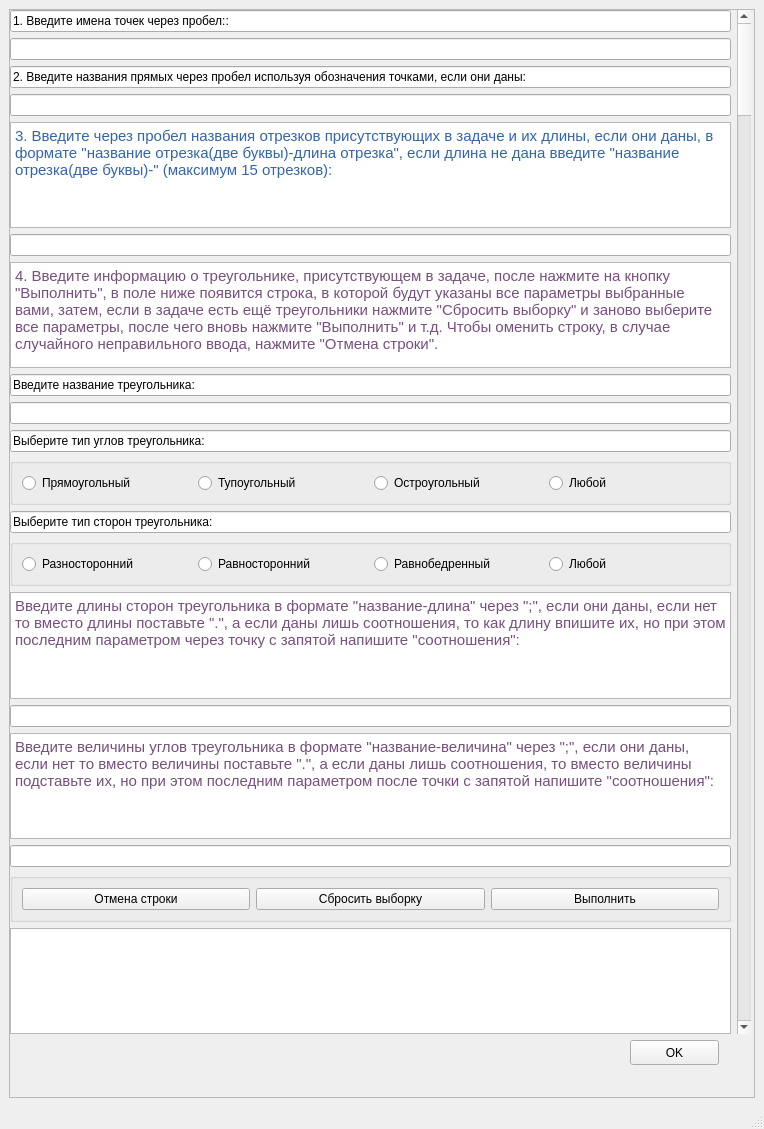
<?xml version="1.0" encoding="UTF-8"?>
<ui version="4.0">
 <class>MainWindow</class>
 <widget class="QMainWindow" name="MainWindow">
  <property name="geometry">
   <rect>
    <x>0</x>
    <y>0</y>
    <width>764</width>
    <height>1129</height>
   </rect>
  </property>
  <property name="windowTitle">
   <string>MainWindow</string>
  </property>
  <widget class="QWidget" name="centralwidget">
   <layout class="QHBoxLayout" name="horizontalLayout">
    <item>
     <widget class="QScrollArea" name="scrollArea">
      <property name="widgetResizable">
       <bool>true</bool>
      </property>
      <widget class="QWidget" name="scrollAreaWidgetContents">
       <property name="geometry">
        <rect>
         <x>0</x>
         <y>0</y>
         <width>744</width>
         <height>1065</height>
        </rect>
       </property>
       <widget class="QWidget" name="horizontalLayoutWidget">
        <property name="geometry">
         <rect>
          <x>0</x>
          <y>0</y>
          <width>741</width>
          <height>1024</height>
         </rect>
        </property>
        <layout class="QHBoxLayout" name="horizontalLayout_4">
         <item>
          <layout class="QVBoxLayout" name="verticalLayout">
           <item>
            <layout class="QVBoxLayout" name="verticalLayout_4">
             <item>
              <layout class="QVBoxLayout" name="verticalLayout_2">
               <item>
                <widget class="QLineEdit" name="lineEdit_2">
                 <property name="text">
                  <string>1. Введите имена точек через пробел::</string>
                 </property>
                 <property name="readOnly">
                  <bool>true</bool>
                 </property>
                </widget>
               </item>
               <item>
                <widget class="QLineEdit" name="names_of_p"/>
               </item>
              </layout>
             </item>
             <item>
              <widget class="QLineEdit" name="lineEdit_4">
               <property name="text">
                <string>2. Введите названия прямых через пробел используя обозначения точками, если они даны:</string>
               </property>
               <property name="readOnly">
                <bool>true</bool>
               </property>
              </widget>
             </item>
             <item>
              <widget class="QLineEdit" name="names_of_s"/>
             </item>
            </layout>
           </item>
           <item>
            <layout class="QVBoxLayout" name="verticalLayout_6">
             <item>
              <layout class="QVBoxLayout" name="verticalLayout_5">
               <item>
                <widget class="QTextEdit" name="textEdit">
                 <property name="readOnly">
                  <bool>true</bool>
                 </property>
                 <property name="html">
                  <string>&lt;!DOCTYPE HTML PUBLIC &quot;-//W3C//DTD HTML 4.0//EN&quot; &quot;http://www.w3.org/TR/REC-html40/strict.dtd&quot;&gt;
&lt;html&gt;&lt;head&gt;&lt;meta name=&quot;qrichtext&quot; content=&quot;1&quot; /&gt;&lt;style type=&quot;text/css&quot;&gt;
p, li { white-space: pre-wrap; }
&lt;/style&gt;&lt;/head&gt;&lt;body style=&quot; font-family:'Ubuntu'; font-size:11pt; font-weight:400; font-style:normal;&quot;&gt;
&lt;p style=&quot; margin-top:0px; margin-bottom:0px; margin-left:0px; margin-right:0px; -qt-block-indent:0; text-indent:0px;&quot;&gt;&lt;span style=&quot; color:#3465a4;&quot;&gt;3. Введите через пробел названия отрезков присутствующих в задаче и их длины, если они даны, в формате &amp;quot;название отрезка(две буквы)-длина отрезка&amp;quot;, если длина не дана введите &amp;quot;название отрезка(две буквы)-&amp;quot; (максимум 15 отрезков):&lt;/span&gt;&lt;/p&gt;&lt;/body&gt;&lt;/html&gt;</string>
                 </property>
                </widget>
               </item>
               <item>
                <widget class="QLineEdit" name="linesegments"/>
               </item>
              </layout>
             </item>
             <item>
              <widget class="QTextEdit" name="textEdit_2">
               <property name="readOnly">
                <bool>true</bool>
               </property>
               <property name="html">
                <string>&lt;!DOCTYPE HTML PUBLIC &quot;-//W3C//DTD HTML 4.0//EN&quot; &quot;http://www.w3.org/TR/REC-html40/strict.dtd&quot;&gt;
&lt;html&gt;&lt;head&gt;&lt;meta name=&quot;qrichtext&quot; content=&quot;1&quot; /&gt;&lt;style type=&quot;text/css&quot;&gt;
p, li { white-space: pre-wrap; }
&lt;/style&gt;&lt;/head&gt;&lt;body style=&quot; font-family:'Ubuntu'; font-size:11pt; font-weight:400; font-style:normal;&quot;&gt;
&lt;p style=&quot; margin-top:0px; margin-bottom:0px; margin-left:0px; margin-right:0px; -qt-block-indent:0; text-indent:0px;&quot;&gt;&lt;span style=&quot; color:#75507b;&quot;&gt;4. Введите информацию о треугольнике, присутствующем в задаче, после нажмите на кнопку &amp;quot;Выполнить&amp;quot;, в поле ниже появится строка, в которой будут указаны все параметры выбранные вами, затем, если в задаче есть ещё треугольники нажмите &amp;quot;Сбросить выборку&amp;quot; и заново выберите все параметры, после чего вновь нажмите &amp;quot;Выполнить&amp;quot; и т.д. Чтобы оменить строку, в случае случайного неправильного ввода, нажмите &amp;quot;Отмена строки&amp;quot;.&lt;/span&gt;&lt;/p&gt;&lt;/body&gt;&lt;/html&gt;</string>
               </property>
              </widget>
             </item>
             <item>
              <widget class="QLineEdit" name="lineEdit">
               <property name="text">
                <string>Введите название треугольника:</string>
               </property>
               <property name="readOnly">
                <bool>true</bool>
               </property>
              </widget>
             </item>
             <item>
              <widget class="QLineEdit" name="name"/>
             </item>
             <item>
              <widget class="QLineEdit" name="lineEdit_3">
               <property name="text">
                <string>Выберите тип углов треугольника:</string>
               </property>
               <property name="readOnly">
                <bool>true</bool>
               </property>
              </widget>
             </item>
             <item>
              <widget class="QGroupBox" name="horizontalGroupBox">
               <layout class="QHBoxLayout" name="horizontalLayout_2">
                <item>
                 <widget class="QRadioButton" name="rb1">
                  <property name="text">
                   <string>Прямоугольный</string>
                  </property>
                  <attribute name="buttonGroup">
                   <string notr="true">type_cor</string>
                  </attribute>
                 </widget>
                </item>
                <item>
                 <widget class="QRadioButton" name="rb2">
                  <property name="text">
                   <string>Тупоугольный</string>
                  </property>
                  <attribute name="buttonGroup">
                   <string notr="true">type_cor</string>
                  </attribute>
                 </widget>
                </item>
                <item>
                 <widget class="QRadioButton" name="rb3">
                  <property name="text">
                   <string>Остроугольный</string>
                  </property>
                  <attribute name="buttonGroup">
                   <string notr="true">type_cor</string>
                  </attribute>
                 </widget>
                </item>
                <item>
                 <widget class="QRadioButton" name="rb4">
                  <property name="text">
                   <string>Любой</string>
                  </property>
                  <attribute name="buttonGroup">
                   <string notr="true">type_cor</string>
                  </attribute>
                 </widget>
                </item>
               </layout>
              </widget>
             </item>
             <item>
              <widget class="QLineEdit" name="lineEdit_8">
               <property name="text">
                <string>Выберите тип сторон треугольника:</string>
               </property>
               <property name="readOnly">
                <bool>true</bool>
               </property>
              </widget>
             </item>
             <item>
              <widget class="QGroupBox" name="horizontalGroupBox_2">
               <layout class="QHBoxLayout" name="horizontalLayout_3">
                <item>
                 <widget class="QRadioButton" name="rb5">
                  <property name="text">
                   <string>Разносторонний</string>
                  </property>
                  <attribute name="buttonGroup">
                   <string notr="true">type_seg</string>
                  </attribute>
                 </widget>
                </item>
                <item>
                 <widget class="QRadioButton" name="rb6">
                  <property name="text">
                   <string>Равносторонний</string>
                  </property>
                  <attribute name="buttonGroup">
                   <string notr="true">type_seg</string>
                  </attribute>
                 </widget>
                </item>
                <item>
                 <widget class="QRadioButton" name="rb7">
                  <property name="text">
                   <string>Равнобедренный</string>
                  </property>
                  <attribute name="buttonGroup">
                   <string notr="true">type_seg</string>
                  </attribute>
                 </widget>
                </item>
                <item>
                 <widget class="QRadioButton" name="rb8">
                  <property name="text">
                   <string>Любой</string>
                  </property>
                  <attribute name="buttonGroup">
                   <string notr="true">type_seg</string>
                  </attribute>
                 </widget>
                </item>
               </layout>
              </widget>
             </item>
             <item>
              <widget class="QTextEdit" name="textEdit_3">
               <property name="readOnly">
                <bool>true</bool>
               </property>
               <property name="html">
                <string>&lt;!DOCTYPE HTML PUBLIC &quot;-//W3C//DTD HTML 4.0//EN&quot; &quot;http://www.w3.org/TR/REC-html40/strict.dtd&quot;&gt;
&lt;html&gt;&lt;head&gt;&lt;meta name=&quot;qrichtext&quot; content=&quot;1&quot; /&gt;&lt;style type=&quot;text/css&quot;&gt;
p, li { white-space: pre-wrap; }
&lt;/style&gt;&lt;/head&gt;&lt;body style=&quot; font-family:'Ubuntu'; font-size:11pt; font-weight:400; font-style:normal;&quot;&gt;
&lt;p style=&quot; margin-top:0px; margin-bottom:0px; margin-left:0px; margin-right:0px; -qt-block-indent:0; text-indent:0px;&quot;&gt;&lt;span style=&quot; color:#75507b;&quot;&gt;Введите длины сторон треугольника в формате &amp;quot;название-длина&amp;quot; через &amp;quot;;&amp;quot;, если они даны, если нет то вместо длины поставьте &amp;quot;.&amp;quot;, а если даны лишь соотношения, то как длину впишите их, но при этом последним параметром через точку с запятой напишите &amp;quot;соотношения&amp;quot;:&lt;/span&gt;&lt;/p&gt;&lt;/body&gt;&lt;/html&gt;</string>
               </property>
              </widget>
             </item>
             <item>
              <widget class="QLineEdit" name="tsegments"/>
             </item>
             <item>
              <widget class="QTextEdit" name="textEdit_4">
               <property name="readOnly">
                <bool>true</bool>
               </property>
               <property name="html">
                <string>&lt;!DOCTYPE HTML PUBLIC &quot;-//W3C//DTD HTML 4.0//EN&quot; &quot;http://www.w3.org/TR/REC-html40/strict.dtd&quot;&gt;
&lt;html&gt;&lt;head&gt;&lt;meta name=&quot;qrichtext&quot; content=&quot;1&quot; /&gt;&lt;style type=&quot;text/css&quot;&gt;
p, li { white-space: pre-wrap; }
&lt;/style&gt;&lt;/head&gt;&lt;body style=&quot; font-family:'Ubuntu'; font-size:11pt; font-weight:400; font-style:normal;&quot;&gt;
&lt;p style=&quot; margin-top:0px; margin-bottom:0px; margin-left:0px; margin-right:0px; -qt-block-indent:0; text-indent:0px;&quot;&gt;&lt;span style=&quot; color:#75507b;&quot;&gt;Введите величины углов треугольника в формате &amp;quot;название-величина&amp;quot; через &amp;quot;;&amp;quot;, если они даны, если нет то вместо величины поставьте &amp;quot;.&amp;quot;, а если даны лишь соотношения, то вместо величины подставьте их, но при этом последним параметром после точки с запятой напишите &amp;quot;соотношения&amp;quot;:&lt;/span&gt;&lt;/p&gt;&lt;/body&gt;&lt;/html&gt;</string>
               </property>
              </widget>
             </item>
             <item>
              <widget class="QLineEdit" name="tcorners">
               <property name="text">
                <string/>
               </property>
              </widget>
             </item>
             <item>
              <widget class="QGroupBox" name="horizontalGroupBox_2">
               <layout class="QHBoxLayout" name="horizontalLayout_5">
                <item>
                 <widget class="QPushButton" name="pbo">
                  <property name="text">
                   <string>Отмена строки</string>
                  </property>
                 </widget>
                </item>
                <item>
                 <widget class="QPushButton" name="pbs">
                  <property name="text">
                   <string>Сбросить выборку</string>
                  </property>
                 </widget>
                </item>
                <item>
                 <widget class="QPushButton" name="pbv">
                  <property name="text">
                   <string>Выполнить</string>
                  </property>
                 </widget>
                </item>
               </layout>
              </widget>
             </item>
             <item>
              <widget class="QTextEdit" name="inf_t">
               <property name="readOnly">
                <bool>true</bool>
               </property>
              </widget>
             </item>
            </layout>
           </item>
          </layout>
         </item>
         <item>
          <widget class="QScrollBar" name="verticalScrollBar">
           <property name="orientation">
            <enum>Qt::Vertical</enum>
           </property>
          </widget>
         </item>
        </layout>
       </widget>
       <widget class="QPushButton" name="OK_event">
        <property name="geometry">
         <rect>
          <x>620</x>
          <y>1030</y>
          <width>89</width>
          <height>25</height>
         </rect>
        </property>
        <property name="text">
         <string>OK</string>
        </property>
       </widget>
      </widget>
     </widget>
    </item>
   </layout>
  </widget>
  <widget class="QMenuBar" name="menubar">
   <property name="geometry">
    <rect>
     <x>0</x>
     <y>0</y>
     <width>764</width>
     <height>22</height>
    </rect>
   </property>
  </widget>
  <widget class="QStatusBar" name="statusbar"/>
 </widget>
 <resources/>
 <connections/>
 <buttongroups>
  <buttongroup name="type_cor"/>
  <buttongroup name="type_seg"/>
 </buttongroups>
</ui>
